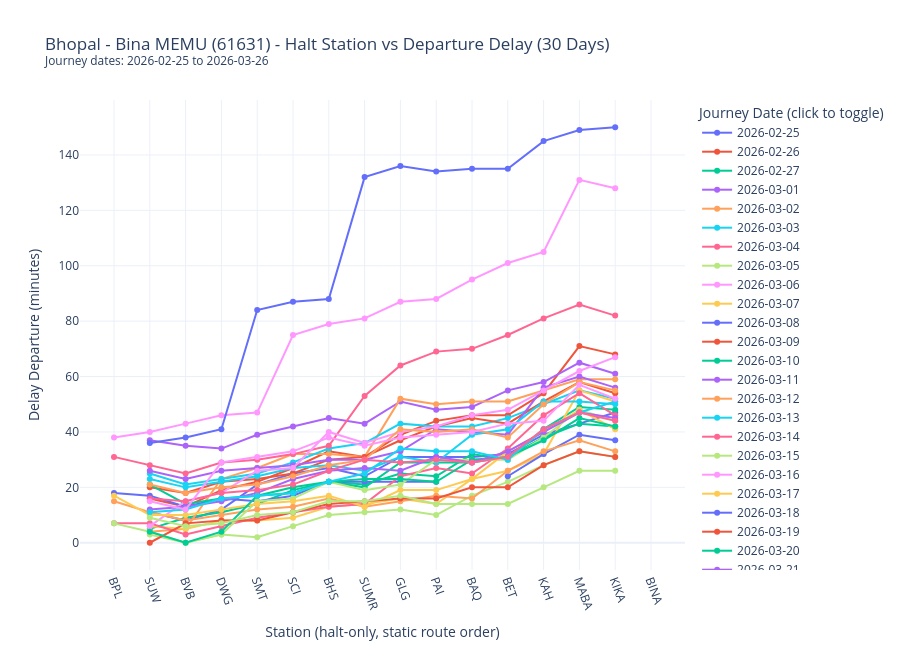
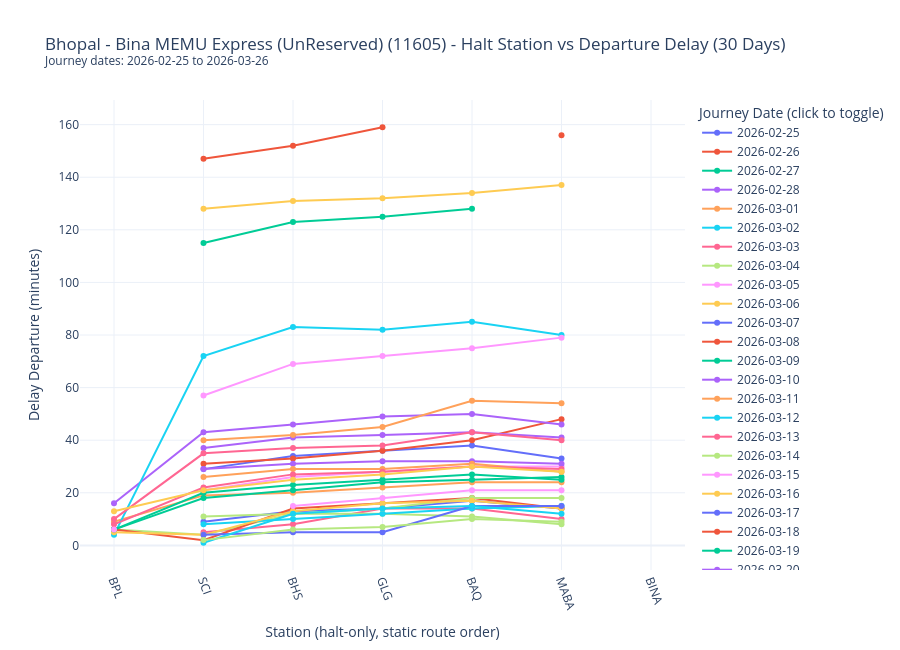
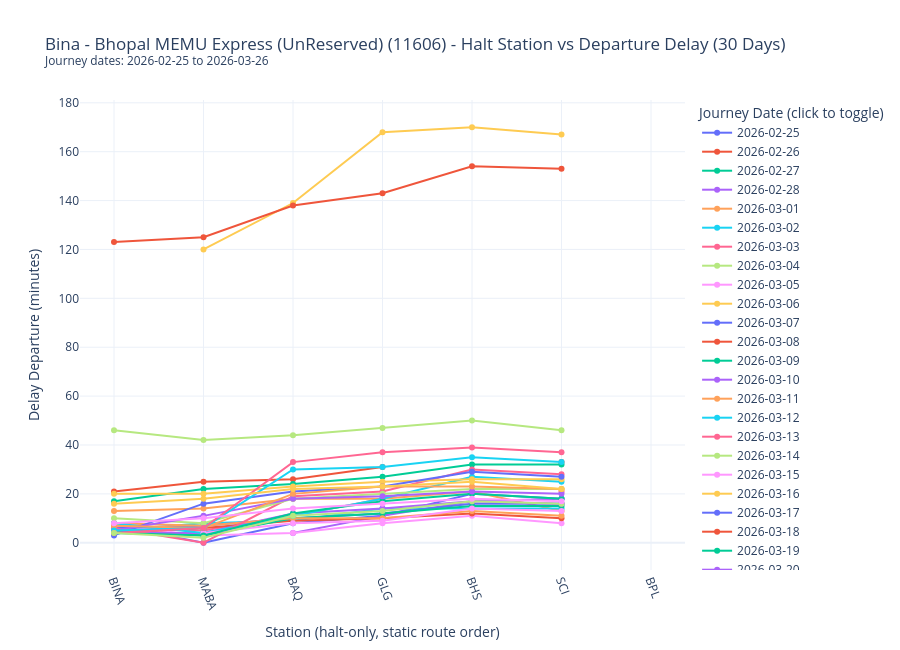
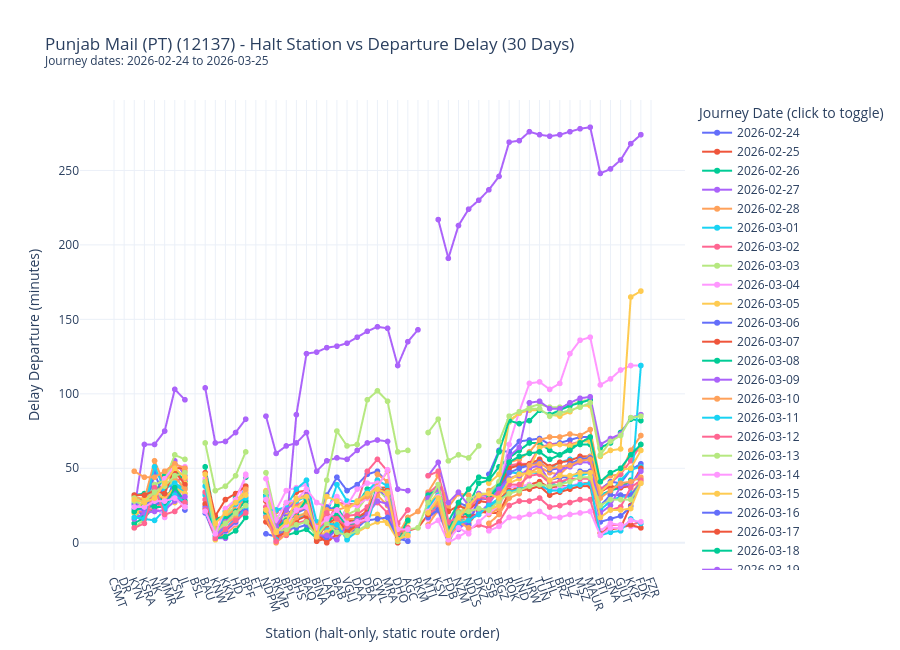

The notebook cell these images were saved under, in order:
### Markdown cell above
## Monthly Interactive Plots - Remaining 8 Trains

Creates 30-day halt-only station delay plots (legend-toggle enabled) for all remaining trains using static route sequence from `docs/statics/*_static.json`.

### Code cell
# 30-day halt-only Plotly charts for remaining 8 trains in train_info set
import json
import plotly.express as px

TRAIN_NAME_MAP = {
    11077: "Jhelum Express (PT) (11077)",
    11078: "Jhelum Express (11078)",
    11605: "Bhopal - Bina MEMU Express (UnReserved) (11605)",
    11606: "Bina - Bhopal MEMU Express (UnReserved) (11606)",
    12137: "Punjab Mail (PT) (12137)",
    12138: "Punjab Mail (12138)",
    18237: "Chhattisgarh Express (PT) (18237)",
    18238: "Chhattisgarh Express (PT) (18238)",
    61631: "Bhopal - Bina MEMU (61631)",
    61632: "Bina - Bhopal MEMU (61632)",
}

remaining_trains = [61631, 11605, 11606, 12137, 11077, 11078, 18237, 18238]

required_cols = ["id", "train_no", "journey_date", "station_code", "delay_departure_minutes", "_event_time"]
missing_required = [c for c in required_cols if c not in df.columns]
if missing_required:
    raise KeyError(f"Missing required columns: {missing_required}")

for train_no_target in remaining_trains:
    train_name = TRAIN_NAME_MAP.get(train_no_target, f"Train {train_no_target}")
    static_path = Path(f"../docs/statics/{train_no_target}_static.json")
    if not static_path.exists():
        print(f"\n[SKIP] {train_no_target}: static file not found at {static_path}")
        continue

    with open(static_path, "r", encoding="utf-8") as f:
        static_json = json.load(f)

    route_rows = static_json.get("data", {}).get("route", [])
    halt_route = [r for r in route_rows if int(r.get("isHalt", 0)) == 1]
    halt_station_order_full = [
        r.get("stationCode")
        for r in sorted(halt_route, key=lambda x: x.get("sequence", 10**9))
        if r.get("stationCode")
    ]

    if not halt_station_order_full:
        print(f"\n[SKIP] {train_no_target}: no halt stations in static JSON")
        continue

    month_df = df[df["train_no"] == train_no_target].copy()
    month_df = month_df.dropna(subset=["delay_departure_minutes", "station_code", "_event_time", "journey_date"])

    if month_df.empty:
        print(f"\n[SKIP] {train_no_target}: no rows after filtering")
        continue

    month_df["journey_date"] = pd.to_datetime(month_df["journey_date"], errors="coerce").dt.date
    month_df = month_df.dropna(subset=["journey_date"])

    latest_journey_date = month_df["journey_date"].max()
    month_start = latest_journey_date - pd.Timedelta(days=29)
    month_mask = (month_df["journey_date"] >= month_start) & (month_df["journey_date"] <= latest_journey_date)
    month_df = month_df.loc[month_mask].copy()

    if month_df.empty:
        print(f"\n[SKIP] {train_no_target}: no records in selected 30-day window")
        continue

    # Keep halt-only stations using static route reference.
    month_df = month_df[month_df["station_code"].isin(halt_station_order_full)].copy()

    if month_df.empty:
        print(f"\n[SKIP] {train_no_target}: no halt-station rows in selected window")
        continue

    # Keep latest row for duplicate journey_date + station_code combinations.
    month_df = month_df.sort_values(["journey_date", "station_code", "id"])
    month_df = month_df.drop_duplicates(subset=["journey_date", "station_code"], keep="last")

    present_halts = set(month_df["station_code"].unique())
    station_order = halt_station_order_full.copy()
    missing_halts_in_month = [s for s in halt_station_order_full if s not in present_halts]

    # Build a full journey_date x halt-station grid so all halt stations remain on axis.
    journey_dates_sorted = sorted(month_df["journey_date"].unique())
    full_index = pd.MultiIndex.from_product(
        [journey_dates_sorted, station_order],
        names=["journey_date", "station_code"],
    )
    month_plot = (
        month_df.set_index(["journey_date", "station_code"])[["delay_departure_minutes", "id"]]
        .reindex(full_index)
        .reset_index()
    )
    month_plot["station_code"] = pd.Categorical(month_plot["station_code"], categories=station_order, ordered=True)
    month_plot = month_plot.sort_values(["journey_date", "station_code"])
    month_plot["journey_date"] = month_plot["journey_date"].astype(str)

    fig = px.line(
        month_plot,
        x="station_code",
        y="delay_departure_minutes",
        color="journey_date",
        markers=True,
        category_orders={"station_code": station_order},
        title=(
            f"{train_name} - Halt Station vs Departure Delay (30 Days)"
            f"<br><sup>Journey dates: {month_start} to {latest_journey_date}</sup>"
        ),
        labels={
            "station_code": "Station (halt-only, static route order)",
            "delay_departure_minutes": "Delay Departure (minutes)",
            "journey_date": "Journey Date",
        },
        hover_data={"id": True},
    )

    fig.update_layout(
        template="plotly_white",
        height=650,
        legend_title_text="Journey Date (click to toggle)",
    )
    fig.update_xaxes(
        tickangle=70,
        categoryorder="array",
        categoryarray=station_order,
        tickmode="array",
        tickvals=station_order,
        ticktext=station_order,
    )
    fig.show()

    print(f"\nTrain: {train_name}")
    print(f"Plotted month: {month_start} to {latest_journey_date}")
    print(f"Journeys in plot: {month_plot['journey_date'].nunique()}")
    print(f"Halt stations plotted: {len(station_order)} / {len(halt_station_order_full)}")
    print(f"Missing halt stations with no data in selected month window: {len(missing_halts_in_month)}")
    if missing_halts_in_month:
        print(missing_halts_in_month)

    display(month_plot.head(10))
